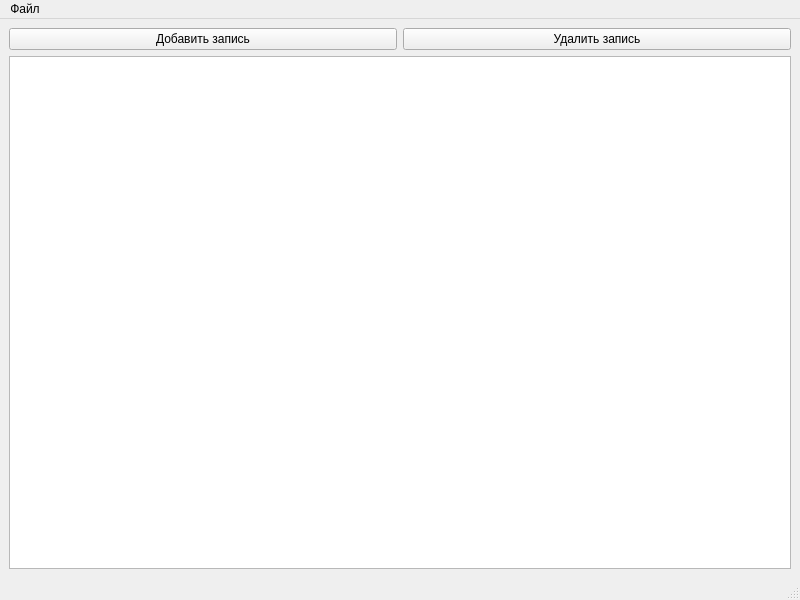
<?xml version="1.0" encoding="UTF-8"?>
<ui version="4.0">
 <class>MainWindow</class>
 <widget class="QMainWindow" name="MainWindow">
  <property name="geometry">
   <rect>
    <x>0</x>
    <y>0</y>
    <width>800</width>
    <height>600</height>
   </rect>
  </property>
  <property name="windowTitle">
   <string>MainWindow</string>
  </property>
  <widget class="QWidget" name="centralwidget">
   <layout class="QGridLayout" name="gridLayout">
    <item row="0" column="0">
     <widget class="QPushButton" name="addButton">
      <property name="text">
       <string>Добавить запись</string>
      </property>
     </widget>
    </item>
    <item row="1" column="0" colspan="2">
     <widget class="QTableView" name="mainTable"/>
    </item>
    <item row="0" column="1">
     <widget class="QPushButton" name="removeButton">
      <property name="text">
       <string>Удалить запись</string>
      </property>
     </widget>
    </item>
   </layout>
  </widget>
  <widget class="QMenuBar" name="menubar">
   <property name="geometry">
    <rect>
     <x>0</x>
     <y>0</y>
     <width>800</width>
     <height>26</height>
    </rect>
   </property>
   <widget class="QMenu" name="menu">
    <property name="title">
     <string>Файл</string>
    </property>
    <addaction name="saveTable"/>
    <addaction name="loadTable"/>
   </widget>
   <addaction name="menu"/>
  </widget>
  <widget class="QStatusBar" name="statusbar"/>
  <action name="saveTable">
   <property name="text">
    <string>Сохранить таблицу</string>
   </property>
  </action>
  <action name="loadTable">
   <property name="text">
    <string>Загрузить таблицу</string>
   </property>
  </action>
 </widget>
 <resources/>
 <connections/>
</ui>
